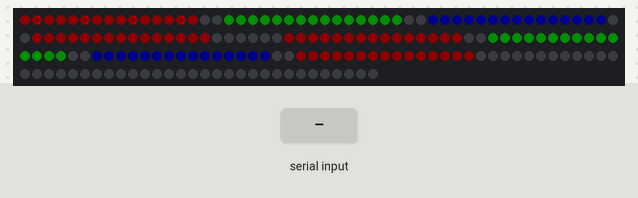
Recording of a program running on a simulated Arduino Nano, built with avr-gcc and run on an emulated ATmega328P. On the bench: 180 RGB LEDs in strip order, left to right, continuing on the next row. The inputs (shaded band) are chosen by the test bench. Dim RGB values are drawn brighter than linear; the local clock reads 2024-03-15 10:24:30 at power-on unless the program sets it; what the program prints to the serial monitor is not drawn.

Above: at 1.6 s.
1.7 s: "STATUS\n" received over Serial
3.2 s: byte 10 ('\n') received over Serial
4.7 s: "90-45-200 10:150:30\n" received over Serial
Timing chart, 0 to 7.7 s (numbered marks = the images above; inputs shaded):
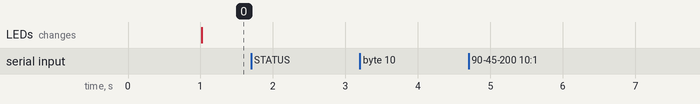

Measured:
- after the input at 1.7 s, every drawn part: stays the same
- after the input at 3.2 s, every drawn part: stays the same
- after the input at 4.7 s, every drawn part: stays the same

The program:

main.cpp
```cpp
#include <Arduino.h>
#include <Adafruit_NeoPixel.h>
#include <Wire.h>
#include <RTClib.h> // Ensure Adafruit RTClib is installed

// --- Hardware Configuration ---
#define LED_PIN         6
#define LED_COUNT       180 // Total number of leds
#define LED_BRIGHTNESS  50  // Safety: 0-255. 180 LEDs can draw high current!

// --- Shelf Layout Configuration ---
const int pileLeds = 15;    // Leds per pile
const int pileOffset = 2;   // LED gap between piles
// Calculate shelf offset dynamically to prevent magic numbers
const int shelfOffset = (pileLeds * 4) + (pileOffset * 4) + 4;

// --- Global Objects ---
Adafruit_NeoPixel strip(LED_COUNT, LED_PIN, NEO_GRB + NEO_KHZ800);
RTC_DS3231 rtc;

// --- State Variables ---
int receiveMonday = 0;
int processMonday = 0;
int currentDayCached = -1; // To track if date changed
unsigned long lastUpdate = 0;
const long updateInterval = 1000; // Update LEDs every 1 second
String inputBuffer = ""; // Buffer for incoming serial data

// --- Function Prototypes ---
void updateLedLogic(DateTime now);
void handleSerialInput();
void processSerialCommand(String command);
int calculateWeekOfMonth(DateTime now);
void setPileColor(int pileIndex, int r, int g, int b);
void printStatus();

void setup() {
  Serial.begin(9600);

  // Initialize LEDs
  strip.begin();
  strip.setBrightness(LED_BRIGHTNESS);
  strip.show(); // Initialize all pixels to 'off'

  // Initialize RTC
  if (!rtc.begin()) {
    Serial.println(F("Error: Couldn't find RTC"));
    // Flash red to indicate hardware failure
    strip.fill(strip.Color(255, 0, 0));
    strip.show();
    while (1);
  }

  if (rtc.lostPower()) {
    Serial.println(F("RTC lost power, setting to compile time!"));
    rtc.adjust(DateTime(F(__DATE__), F(__TIME__)));
  }

  Serial.println(F("System Online."));
  Serial.println(F("To set time, type: YYYY-MM-DD HH:MM:SS"));
  Serial.println(F("To get status, type: STATUS"));
  Serial.println(F("Example: 2023-10-25 14:30:00"));
}

void loop() {
  // 1. Handle Serial Input (True Non-blocking accumulator)
  handleSerialInput();

  // 2. Handle Time-Based Logic (Non-blocking delay)
  unsigned long currentMillis = millis();
  if (currentMillis - lastUpdate >= updateInterval) {
    lastUpdate = currentMillis;

    DateTime now = rtc.now();
    updateLedLogic(now);
  }
}

/**
 * Main Logic to determine LED colors based on time
 */
void updateLedLogic(DateTime now) {
  // Check Working Hours: Mon-Sat (1-6), 07:00 - 18:00
  // Note: Library dayOfTheWeek(): 0=Sun, 1=Mon, ... 6=Sat
  bool isWeekend = (now.dayOfTheWeek() == 0 || now.dayOfTheWeek() == 6);
  bool isWorkingHours = (now.hour() >= 7 && now.hour() <= 18);

  // Debug Output
  Serial.print(F("Time: "));
  Serial.print(now.year()); Serial.print("-");
  Serial.print(now.month()); Serial.print("-");
  Serial.print(now.day()); Serial.print(" ");
  Serial.print(now.hour()); Serial.println(F(":XX"));

  if (isWeekend || !isWorkingHours) {
    Serial.println(F("Status: Outside working hours (LEDs OFF)"));
    strip.clear();
    strip.show();
    return;
  }

  // Only recalculate week logic if the day has changed to save cycles
  if (currentDayCached != now.day()) {
    currentDayCached = now.day();
    int weekOfMonth = calculateWeekOfMonth(now);

    Serial.print(F("New Day Detected. Week of Month: "));
    Serial.println(weekOfMonth);

    // Week Logic Mapping
    switch (weekOfMonth) {
      case 1: receiveMonday = 1; processMonday = 2; break;
      case 2: receiveMonday = 2; processMonday = 3; break;
      case 3: receiveMonday = 3; processMonday = 4; break;
      case 4: receiveMonday = 4; processMonday = 1; break;
      default: receiveMonday = 4; processMonday = 1; break; // 5th week acts as 4th
    }
  }

  strip.clear();

  // Render Piles (0 to 3)
  for (int i = 0; i < 4; i++) {
    // Default Color: Red (Dimmed)
    int r = 75, g = 0, b = 0;

    // Check Logic
    // Note: i is 0-indexed, logic vars are 1-indexed
    if ((i + 1) == receiveMonday) {
      r = 0; g = 75; b = 0; // Green
    }
    if ((i + 1) == processMonday) {
      r = 0; g = 0; b = 75; // Blue
    }

    setPileColor(i, r, g, b);
  }

  strip.show();
}

/**
 * Helper to paint a specific pile and its corresponding shelf below
 */
void setPileColor(int pileIndex, int r, int g, int b) {
  uint32_t color = strip.Color(r, g, b);

  // Calculate starting index for this pile on top shelf
  int startPixel = (pileOffset * pileIndex) + (pileLeds * pileIndex);

  // Loop through LEDs in this pile
  for (int j = 0; j < pileLeds; j++) {
    // Top Shelf
    strip.setPixelColor(startPixel + j, color);

    // Bottom Shelf (Mirrored position)
    // Note: Verify your shelfOffset logic physically matches the strip layout!
    strip.setPixelColor(shelfOffset + startPixel + j, color);
  }
}

/**
 * Calculates which week of the month the current date falls into
 * based on the First Monday logic.
 */
int calculateWeekOfMonth(DateTime now) {
  int currentMonth = now.month();
  int currentYear = now.year();
  int firstMondayDate = 0;

  // Find date of the first Monday
  for (int day = 1; day <= 7; day++) {
    DateTime date(currentYear, currentMonth, day, 0, 0, 0);
    if (date.dayOfTheWeek() == 1) { // 1 = Monday
      firstMondayDate = day;
      break;
    }
  }

  int dom = now.day(); // Day of Month

  // Determine week bracket
  if (dom >= firstMondayDate && dom < (firstMondayDate + 7)) return 1;
  if (dom >= (firstMondayDate + 7) && dom < (firstMondayDate + 14)) return 2;
  if (dom >= (firstMondayDate + 14) && dom < (firstMondayDate + 21)) return 3;
  if (dom >= (firstMondayDate + 21) && dom < (firstMondayDate + 28)) return 4;

  return 5;
}

/**
 * Accumulates serial characters into a buffer.
 * Processes command only when Newline is received.
 */
void handleSerialInput() {
  while (Serial.available() > 0) {
    char inChar = (char)Serial.read();

    if (inChar == '\n') {
      processSerialCommand(inputBuffer);
      inputBuffer = ""; // Clear buffer
    } else if (inChar != '\r') {
      // Append if not a carriage return
      inputBuffer += inChar;
    }
  }
}

/**
 * Parses the command string using sscanf for flexibility
 * Expected format: "YYYY-MM-DD HH:MM:SS"
 */
void processSerialCommand(String command) {
  command.trim(); // Remove leading/trailing whitespace

  // Handle STATUS command
  if (command.equalsIgnoreCase("STATUS")) {
    printStatus();
    return;
  }

  int year, month, day, hour, minute, second;

  // sscanf parses the C-string. It ignores extra whitespace automatically.
  // Returns number of successfully matched variables.
  int n = sscanf(command.c_str(), "%d-%d-%d %d:%d:%d",
                 &year, &month, &day, &hour, &minute, &second);

  if (n == 6) {
    // Basic range validation
    if (year < 2020 || year > 2099 || month < 1 || month > 12 || day < 1 || day > 31) {
      Serial.println(F("Error: Invalid date range."));
    } else {
      rtc.adjust(DateTime(year, month, day, hour, minute, second));
      Serial.print(F("Success: RTC updated to "));
      Serial.println(command);

      // Force immediate logic update
      lastUpdate = 0;
      currentDayCached = -1;
    }
  } else {
    Serial.println(F("Error: parsing failed."));
    Serial.println(F("Format: YYYY-MM-DD HH:MM:SS or STATUS"));
  }
}

/**
 * Prints the current system status as a JSON string
 */
void printStatus() {
  DateTime now = rtc.now();

  Serial.print(F("{"));

  // Time
  Serial.print(F("\"datetime\":\""));
  Serial.print(now.year()); Serial.print("-");
  if(now.month() < 10) Serial.print("0"); Serial.print(now.month()); Serial.print("-");
  if(now.day() < 10) Serial.print("0"); Serial.print(now.day()); Serial.print(" ");
  if(now.hour() < 10) Serial.print("0"); Serial.print(now.hour()); Serial.print(":");
  if(now.minute() < 10) Serial.print("0"); Serial.print(now.minute()); Serial.print(":");
  if(now.second() < 10) Serial.print("0"); Serial.print(now.second());
  Serial.print(F("\","));

  // Logic
  bool isWeekend = (now.dayOfTheWeek() == 0 || now.dayOfTheWeek() == 6);
  bool isWorkingHours = (now.hour() >= 7 && now.hour() <= 18);
  bool ledsActive = !isWeekend && isWorkingHours;

  Serial.print(F("\"leds_active\":"));
  Serial.print(ledsActive ? "true" : "false");
  Serial.print(F(","));

  // Pile Status
  Serial.print(F("\"receive_pile\":"));
  Serial.print(receiveMonday);
  Serial.print(F(","));

  Serial.print(F("\"process_pile\":"));
  Serial.print(processMonday);

  Serial.println(F("}"));
}
```
